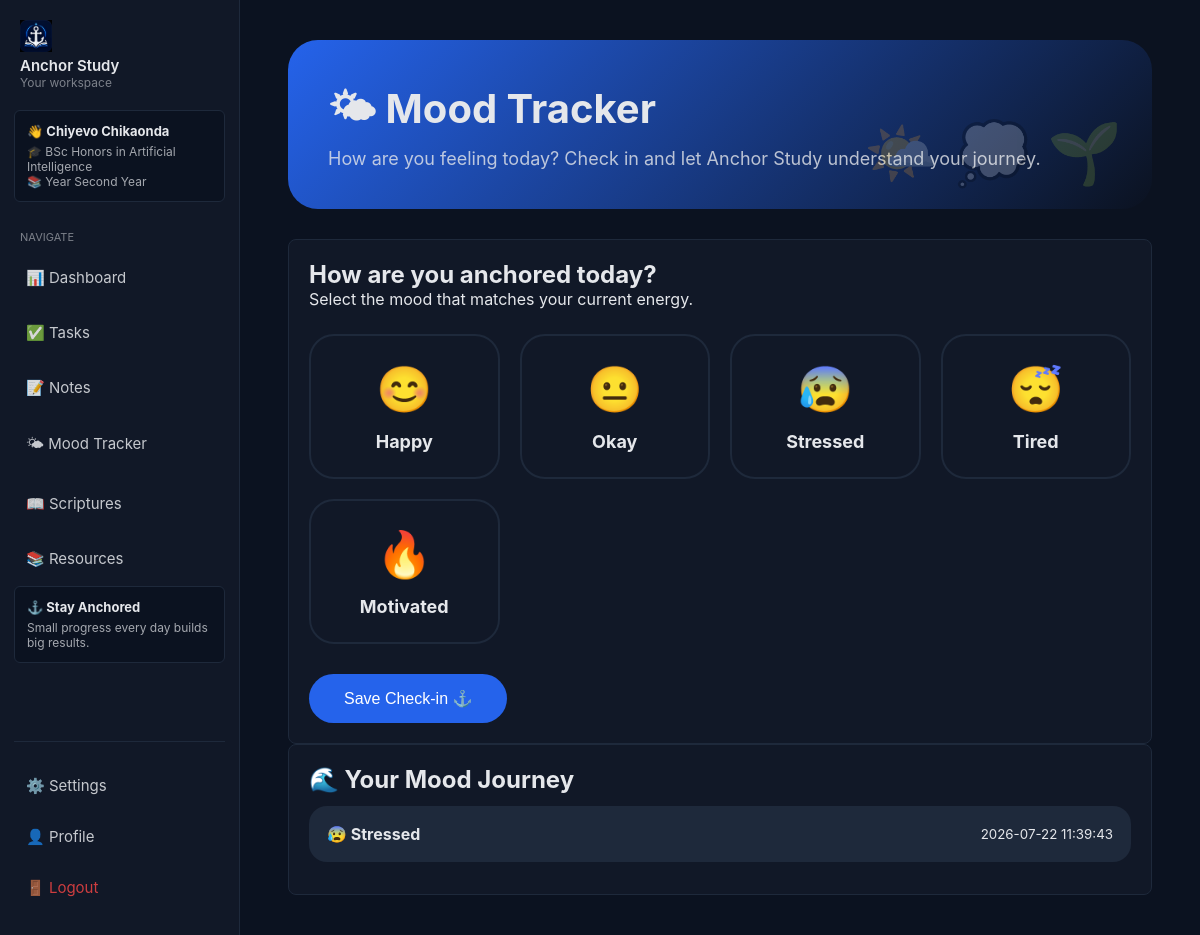
Page /mood (signed in) on the committed database.
### tables this page shows
CREATE TABLE users(

        id INTEGER PRIMARY KEY AUTOINCREMENT,

        full_name TEXT,

        university TEXT,

        course TEXT,

        year TEXT,

        study_goal TEXT,

        target_gpa TEXT,

        username TEXT UNIQUE,

        password TEXT,

        birthday TEXT,

        theme TEXT DEFAULT 'light'

    );

CREATE TABLE moods(

        id INTEGER PRIMARY KEY AUTOINCREMENT,

        username TEXT,

        mood TEXT,

        created_at TIMESTAMP DEFAULT CURRENT_TIMESTAMP

    );

### ai_student_assistant/routes/mood.py (the view, shortened to what this page needs)
@mood.route("/mood", methods=["GET", "POST"])
def mood_page():
    if "user" not in session:
        return redirect(url_for("auth.login"))
    username = session["user"]
    conn = get_db()
    moods = conn.execute(
        """
        SELECT * FROM moods
        WHERE username = ?
        ORDER BY created_at DESC
        """,
        (username,)
    ).fetchall()
    conn.close()
    return render_template(
        "mood.html",
        moods=moods
    )

### ai_student_assistant/database.py (called while the page is built)
def get_db():
    conn = sqlite3.connect(DB_NAME)
    conn.row_factory = sqlite3.Row
    return conn

### app.py (called while the page is built)
@app.context_processor
def inject_user_profile():
    profile_user = None
    if "user" in session:
        conn = get_db()
        profile_user = conn.execute(
            """
            SELECT
                full_name,
                course,
                year,
                theme
            FROM users
            WHERE username=?
            """,
            (session["user"],)
        ).fetchone()
        conn.close()
    return {
        "profile_user": profile_user
    }

### ai_student_assistant/templates/mood.html (shortened to what this page needs)
{% extends "base.html" %}
{% block content %}
<div class="mood-wrapper">
<div class="mood-hero">
<h1>
🌤 Mood Tracker
</h1>
<p>
How are you feeling today? Check in and let Anchor Study understand your journey.
</p>
</div>
<div class="card">
<h2>
How are you anchored today?
</h2>
<p>
Select the mood that matches your current energy.
</p>
<form method="POST" id="moodForm">
<div class="mood-grid">
<div class="mood-btn" onclick="selectMood(this,'😊 Happy')">
<div class="mood-icon">
😊
</div>
<div class="mood-title">
Happy
</div>
</div>
<div class="mood-btn" onclick="selectMood(this,'😐 Okay')">
<div class="mood-icon">
😐
</div>
<div class="mood-title">
Okay
</div>
</div>
<div class="mood-btn" onclick="selectMood(this,'😰 Stressed')">
<div class="mood-icon">
😰
</div>
<div class="mood-title">
Stressed
</div>
</div>
<div class="mood-btn" onclick="selectMood(this,'😴 Tired')">
<div class="mood-icon">
😴
</div>
<div class="mood-title">
Tired
</div>
</div>
<div class="mood-btn" onclick="selectMood(this,'🔥 Motivated')">
<div class="mood-icon">
🔥
</div>
<div class="mood-title">
Motivated
</div>
</div>
</div>
<button class="save-btn">
Save Check-in ⚓
</button>
</form>
</div>
<div class="card">
<h2>
🌊 Your Mood Journey
</h2>
{% if moods %}
{% for mood in moods %}
<div class="history-item">
<strong>
{{ mood["mood"] }}
</strong>
<small>
{{ mood["created_at"] }}
</small>
</div>
{% endfor %}
{% else %}
<div class="empty">
No mood check-ins yet 🌱
</div>
{% endif %}
</div>
</div>
{% endblock %}

### ai_student_assistant/templates/base.html (shortened to what this page needs)
<!DOCTYPE html>
<html>
<head>
</head>
<body>
{% if request.path not in ['/', '/login', '/signup'] %}
    <div class="sidebar main-sidebar">
        <div class="logo">
            <img src="{{ url_for('static', filename='anchor-study-logo.png') }}" alt="Anchor Study Logo" class="logo-image">
            <h2>Anchor Study</h2>
            <p>Your workspace</p>
        </div>
        {% if profile_user %}
            <div class="student-mini-card">
                <h3>👋 {{ profile_user["full_name"] }}</h3>
                <p>🎓 {{ profile_user["course"] }}</p>
                <p>📚 Year {{ profile_user["year"] }}</p>
            </div>
        {% endif %}
        <div class="menu-title">NAVIGATE</div>
        <a href="/dashboard">📊 Dashboard</a>
        <a href="/tasks" class="desktop-link">✅ Tasks</a>
        <a href="/notes" class="desktop-link">📝 Notes</a>
        <a href="/mood">🌤 Mood Tracker</a>
        <a href="/scriptures">📖 Scriptures</a>
        <a href="/resources">📚 Resources</a>
        <div class="study-card">
            <h3>⚓ Stay Anchored</h3>
            <p>Small progress every day builds big results.</p>
        </div>
        <div class="menu-bottom">
            <a href="/settings">⚙️ Settings</a>
            <a href="/profile/edit" class="desktop-link">👤 Profile</a>
           <a href="/logout" class="logout" onclick="resetTheme()">🚪 Logout</a>
        </div>
    </div>
{% endif %}
{% if request.path == "/" %}
    <div class="welcome-main">
{% else %}
    <div class="main">
{% endif %}
{% block content %}
{% endblock %}
</div>
</body>
</html>

### ai_student_assistant/templates/base.html (style rules this page uses)
:root, [data-theme="default"] { --background: #07111f; --sidebar: #111827; --card: #0f172a; --accent: #2563eb; --text: #e5e7eb; --soft: #1e293b; --border: #334155; }
* { box-sizing: border-box; margin: 0; padding: 0; }
:root { --background: #0b1220; --sidebar: #111827; --card: #111827; --accent: #2563eb; --text: #e5e7eb; --soft: #1e293b; --border: #334155; }
body { min-height: 100vh; font-family: -apple-system, BlinkMacSystemFont, "Segoe UI", Helvetica, Arial, sans-serif; background: var(--background); color: var(--text); transition: background 0.4s ease, color 0.4s ease; overflow-x: hidden; }
html { scroll-behavior: smooth; }
.sidebar, .desktop-sidebar, .mobile-sidebar, .main, .welcome-main, .welcome-navbar { position: relative; z-index: 1; }
.sidebar { position: fixed; left: 0; top: 0; bottom: 0; width: 240px; background: var(--sidebar); padding: 20px 14px; display: flex; flex-direction: column; border-right: 1px solid var(--soft); overflow-y: auto; z-index: 1000; transition: transform 0.3s ease; }
.logo { margin-bottom: 20px; padding: 0 6px; }
.logo-image { width: 32px; height: 32px; object-fit: contain; }
.logo h2 { font-size: 15px; font-weight: 600; }
.logo p { font-size: 12px; opacity: 0.5; }
.student-mini-card, .study-card { background: var(--background); border: 1px solid var(--soft); border-radius: 6px; padding: 12px; margin-bottom: 16px; }
.student-mini-card h3, .study-card h3 { font-size: 13px; margin-bottom: 5px; }
.student-mini-card p, .study-card p { font-size: 12px; opacity: 0.7; }
.menu-title { font-size: 11px; opacity: 0.5; margin: 12px 6px 6px; }
.sidebar a { display: flex; align-items: center; gap: 10px; padding: 14px 12px; margin: 4px 0; border-radius: 12px; text-decoration: none; color: var(--text); font-size: 15px; opacity: 0.85; transition: background .2s ease, transform .2s ease; }
.menu-bottom { margin-top: auto; border-top: 1px solid var(--soft); padding-top: 16px; }
.logout { color: #ef4444 !important; }
.main { margin-left: 240px; padding: 40px 48px; min-height: 100vh; max-width: 1100px; }
.card, .task-item, .note-card, .stat-card, .resource-card, .settings-card, .profile-card { background: var(--card); border: 1px solid var(--soft); border-radius: 8px; padding: 20px; transition: 0.2s; }
button { background: var(--accent); color: white; border: none; padding: 8px 14px; border-radius: 6px; cursor: pointer; }

### ai_student_assistant/templates/mood.html (style rules this page uses)
.mood-wrapper { max-width:1000px; margin:auto; }
.mood-hero { background:linear-gradient( 135deg, var(--accent), transparent ); padding:40px; border-radius:30px; margin-bottom:30px; position:relative; overflow:hidden; }
.mood-hero::after { content:"🌤️ 💭 🌱"; position:absolute; right:30px; bottom:20px; font-size:60px; opacity:.2; animation:float 5s infinite ease-in-out; }
.mood-hero h1 { font-size:40px; }
.mood-hero p { opacity:.8; font-size:18px; }
.mood-grid { display:grid; grid-template-columns: repeat(auto-fit,minmax(180px,1fr)); gap:20px; margin-top:25px; }
.mood-btn { padding:25px; border-radius:25px; background:var(--card); border:2px solid var(--soft); cursor:pointer; text-align:center; transition:.3s; color:var(--text); }
.mood-icon { font-size:45px; margin-bottom:15px; }
.mood-title { font-size:18px; font-weight:bold; }
.save-btn { margin-top:30px; padding:15px 35px; border-radius:30px; font-size:16px; }
.history-item { display:flex; justify-content:space-between; align-items:center; background:var(--soft); padding:18px; border-radius:18px; margin:12px 0; }

### rows in the picture
users: full_name "Chiyevo Chikaonda", course "BSc Honors in Artificial Intelligence", year "Second Year"
moods: mood "😰 Stressed", created_at "2026-07-22 11:39:43"
